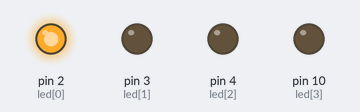
This sketch was run on a simulated Arduino Uno, built with avr-gcc and run on an emulated ATmega328P. On the bench: output pins drawn as LEDs (lit = HIGH).

Above: at 0.2 s.
At 1.2 s:
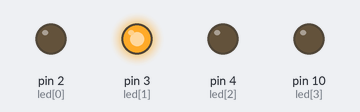
At 2.2 s:
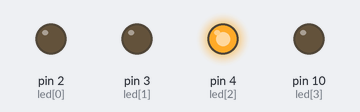
At 5.7 s:
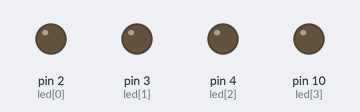
Timing chart, 0 to 6.9 s (numbered marks = the images above):
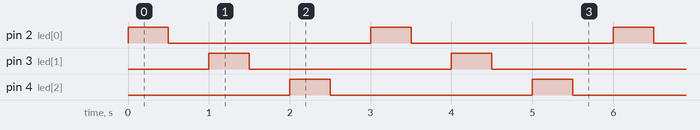

Measured:
- by itself, pin 2 (led[0]), pin 3 (led[1]), pin 4 (led[2]): alternates HIGH for 0.50 s and LOW for 2.5 s
- by itself, everything shown: repeats every 3.0 s, in 6 steps

The sketch:

_1_PIN_OUT2.ino
```cpp
//D2,D3,D4  LED +
//D10       LED -      PWM
//D2--D8   5611BS-6 -
//D9       5611BS-6 +  PWM
//D11      12864 SDA
//D12      12864 SCL
//A0       RIGHT BUTTON
//A1       LEFT  BUTTON
int led[] = {2,3,4,10};
int gnd=10;

void setup() {
  for (int i=0;i<4;i++)
    { pinMode(led[i], OUTPUT); }

}

// the loop routine runs over and over again forever:
void loop() {
   digitalWrite(led[3], LOW);
   for (int i=0;i<3;i++){
      digitalWrite(led[i], HIGH);
      delay(500);
      digitalWrite(led[i], LOW);
      delay(500);
 }
}
```
